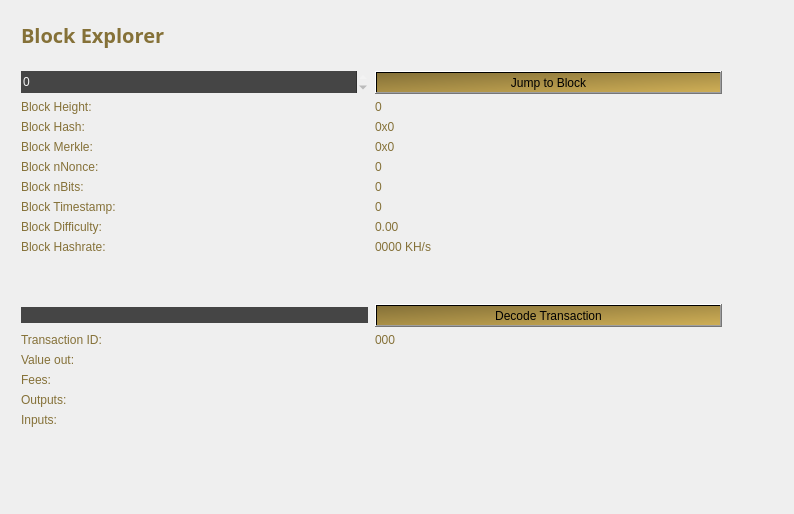
<?xml version="1.0" encoding="UTF-8"?>
<ui version="4.0">
 <class>BlockBrowser</class>
 <widget class="QWidget" name="BlockBrowser">
  <property name="windowModality">
   <enum>Qt::NonModal</enum>
  </property>
  <property name="enabled">
   <bool>true</bool>
  </property>
  <property name="geometry">
   <rect>
    <x>0</x>
    <y>0</y>
    <width>794</width>
    <height>514</height>
   </rect>
  </property>
  <property name="sizePolicy">
   <sizepolicy hsizetype="Preferred" vsizetype="Preferred">
    <horstretch>0</horstretch>
    <verstretch>0</verstretch>
   </sizepolicy>
  </property>
  <property name="minimumSize">
   <size>
    <width>0</width>
    <height>0</height>
   </size>
  </property>
  <property name="acceptDrops">
   <bool>false</bool>
  </property>
  <property name="windowTitle">
   <string>Form</string>
  </property>
  <layout class="QGridLayout">
   <property name="sizeConstraint">
    <enum>QLayout::SetMaximumSize</enum>
   </property>
   <property name="leftMargin">
    <number>21</number>
   </property>
   <property name="topMargin">
    <number>21</number>
   </property>
   <property name="rightMargin">
    <number>10</number>
   </property>
   <item row="1" column="0">
    <widget class="QWidget" name="widget" native="true">
     <widget class="QWidget" name="layoutWidget">
      <property name="geometry">
       <rect>
        <x>0</x>
        <y>0</y>
        <width>699</width>
        <height>27</height>
       </rect>
      </property>
      <layout class="QHBoxLayout" name="horizontalLayout_4">
       <property name="spacing">
        <number>7</number>
       </property>
       <item>
        <widget class="QLabel" name="label_5">
         <property name="font">
          <font>
           <family>OptimusPrinceps</family>
          </font>
         </property>
         <property name="styleSheet">
          <string notr="true">color: rgb(133, 113, 56);</string>
         </property>
         <property name="text">
          <string>&lt;html&gt;&lt;head/&gt;&lt;body&gt;&lt;p&gt;&lt;span style=&quot; font-size:20px; font-weight:600; color: rgb(133, 113, 56);&quot;&gt;Block Explorer &lt;/span&gt;&lt;/p&gt;&lt;/body&gt;&lt;/html&gt;</string>
         </property>
        </widget>
       </item>
       <item>
        <spacer name="horizontalSpacer_2">
         <property name="orientation">
          <enum>Qt::Horizontal</enum>
         </property>
         <property name="sizeHint" stdset="0">
          <size>
           <width>40</width>
           <height>20</height>
          </size>
         </property>
        </spacer>
       </item>
      </layout>
     </widget>
     <widget class="QWidget" name="layoutWidget_2">
      <property name="geometry">
       <rect>
        <x>0</x>
        <y>50</y>
        <width>701</width>
        <height>400</height>
       </rect>
      </property>
      <layout class="QGridLayout" name="gridLayout_3" rowstretch="0,0,0,0,0,0,0,0,0,0,0,0,0,0,0,0,0,0,0" columnstretch="0,0">
       <property name="sizeConstraint">
        <enum>QLayout::SetDefaultConstraint</enum>
       </property>
       <property name="horizontalSpacing">
        <number>7</number>
       </property>
       <item row="18" column="0">
        <spacer name="verticalSpacer">
         <property name="orientation">
          <enum>Qt::Vertical</enum>
         </property>
         <property name="sizeHint" stdset="0">
          <size>
           <width>20</width>
           <height>40</height>
          </size>
         </property>
        </spacer>
       </item>
       <item row="12" column="1">
        <widget class="QPushButton" name="txButton">
         <property name="styleSheet">
          <string notr="true">background-color: qlineargradient(spread:repeat, x1:0, y1:0, x2:1, y2:1, stop:0 rgba(133, 113, 56, 255), stop:1 rgba(206, 174, 86, 255));</string>
         </property>
         <property name="text">
          <string>Decode Transaction</string>
         </property>
        </widget>
       </item>
       <item row="17" column="0">
        <widget class="QLabel" name="inputLabel">
         <property name="styleSheet">
          <string notr="true">color: rgb(133, 113, 56);</string>
         </property>
         <property name="text">
          <string>Inputs:</string>
         </property>
         <property name="alignment">
          <set>Qt::AlignLeading|Qt::AlignLeft|Qt::AlignTop</set>
         </property>
        </widget>
       </item>
       <item row="10" column="1">
        <widget class="QLabel" name="pawBox">
         <property name="styleSheet">
          <string notr="true">color: rgb(133, 113, 56);</string>
         </property>
         <property name="text">
          <string>0000 KH/s</string>
         </property>
        </widget>
       </item>
       <item row="14" column="0">
        <widget class="QLabel" name="valueLabel">
         <property name="styleSheet">
          <string notr="true">color: rgb(133, 113, 56);</string>
         </property>
         <property name="text">
          <string>Value out:</string>
         </property>
        </widget>
       </item>
       <item row="13" column="0">
        <widget class="QLabel" name="txLabel">
         <property name="styleSheet">
          <string notr="true">color: rgb(133, 113, 56);</string>
         </property>
         <property name="text">
          <string>Transaction ID:</string>
         </property>
        </widget>
       </item>
       <item row="9" column="1">
        <widget class="QLabel" name="hardBox">
         <property name="styleSheet">
          <string notr="true">color: rgb(133, 113, 56);</string>
         </property>
         <property name="text">
          <string>0.00</string>
         </property>
        </widget>
       </item>
       <item row="13" column="1">
        <widget class="QLabel" name="txID">
         <property name="styleSheet">
          <string notr="true">color: rgb(133, 113, 56);</string>
         </property>
         <property name="text">
          <string>000</string>
         </property>
        </widget>
       </item>
       <item row="17" column="1">
        <widget class="QLabel" name="inputBox">
         <property name="styleSheet">
          <string notr="true">color: rgb(133, 113, 56);</string>
         </property>
         <property name="text">
          <string/>
         </property>
         <property name="alignment">
          <set>Qt::AlignLeading|Qt::AlignLeft|Qt::AlignTop</set>
         </property>
        </widget>
       </item>
       <item row="14" column="1">
        <widget class="QLabel" name="valueBox">
         <property name="styleSheet">
          <string notr="true">color: rgb(133, 113, 56);</string>
         </property>
         <property name="text">
          <string/>
         </property>
        </widget>
       </item>
       <item row="9" column="0">
        <widget class="QLabel" name="hardLabel">
         <property name="styleSheet">
          <string notr="true">color: rgb(133, 113, 56);</string>
         </property>
         <property name="text">
          <string>Block Difficulty:</string>
         </property>
        </widget>
       </item>
       <item row="1" column="0">
        <widget class="QSpinBox" name="heightBox">
         <property name="sizePolicy">
          <sizepolicy hsizetype="Preferred" vsizetype="Fixed">
           <horstretch>0</horstretch>
           <verstretch>0</verstretch>
          </sizepolicy>
         </property>
         <property name="styleSheet">
          <string notr="true">color: rgb(245, 245, 245);
background-color: rgb(69, 69, 69);</string>
         </property>
         <property name="frame">
          <bool>false</bool>
         </property>
         <property name="maximum">
          <number>99999999</number>
         </property>
        </widget>
       </item>
       <item row="3" column="0">
        <widget class="QLabel" name="heightLabel_2">
         <property name="styleSheet">
          <string notr="true">color: rgb(133, 113, 56);</string>
         </property>
         <property name="text">
          <string>Block Height:</string>
         </property>
        </widget>
       </item>
       <item row="8" column="1">
        <widget class="QLabel" name="timeBox">
         <property name="styleSheet">
          <string notr="true">color: rgb(133, 113, 56);</string>
         </property>
         <property name="text">
          <string>0</string>
         </property>
        </widget>
       </item>
       <item row="1" column="1">
        <widget class="QPushButton" name="blockButton">
         <property name="styleSheet">
          <string notr="true">background-color: qlineargradient(spread:repeat, x1:0, y1:0, x2:1, y2:1, stop:0 rgba(133, 113, 56, 255), stop:1 rgba(206, 174, 86, 255));</string>
         </property>
         <property name="text">
          <string>Jump to Block</string>
         </property>
        </widget>
       </item>
       <item row="5" column="0">
        <widget class="QLabel" name="merkleLabel">
         <property name="styleSheet">
          <string notr="true">color: rgb(133, 113, 56);</string>
         </property>
         <property name="text">
          <string>Block Merkle:</string>
         </property>
        </widget>
       </item>
       <item row="4" column="0">
        <widget class="QLabel" name="hashLabel">
         <property name="styleSheet">
          <string notr="true">color: rgb(133, 113, 56);</string>
         </property>
         <property name="text">
          <string>Block Hash:</string>
         </property>
        </widget>
       </item>
       <item row="15" column="1">
        <widget class="QLabel" name="feesBox">
         <property name="styleSheet">
          <string notr="true">color: rgb(133, 113, 56);</string>
         </property>
         <property name="text">
          <string/>
         </property>
        </widget>
       </item>
       <item row="10" column="0">
        <widget class="QLabel" name="pawLabel">
         <property name="styleSheet">
          <string notr="true">color: rgb(133, 113, 56);</string>
         </property>
         <property name="text">
          <string>Block Hashrate:</string>
         </property>
        </widget>
       </item>
       <item row="3" column="1">
        <widget class="QLabel" name="heightLabel">
         <property name="styleSheet">
          <string notr="true">color: rgb(133, 113, 56);</string>
         </property>
         <property name="text">
          <string>0</string>
         </property>
        </widget>
       </item>
       <item row="15" column="0">
        <widget class="QLabel" name="feesLabel">
         <property name="styleSheet">
          <string notr="true">color: rgb(133, 113, 56);</string>
         </property>
         <property name="text">
          <string>Fees:</string>
         </property>
        </widget>
       </item>
       <item row="7" column="0">
        <widget class="QLabel" name="bitsLabel">
         <property name="styleSheet">
          <string notr="true">color: rgb(133, 113, 56);</string>
         </property>
         <property name="text">
          <string>Block nBits:</string>
         </property>
        </widget>
       </item>
       <item row="7" column="1">
        <widget class="QLabel" name="bitsBox">
         <property name="styleSheet">
          <string notr="true">color: rgb(133, 113, 56);</string>
         </property>
         <property name="text">
          <string>0</string>
         </property>
        </widget>
       </item>
       <item row="5" column="1">
        <widget class="QLabel" name="merkleBox">
         <property name="minimumSize">
          <size>
           <width>187</width>
           <height>0</height>
          </size>
         </property>
         <property name="styleSheet">
          <string notr="true">color: rgb(133, 113, 56);</string>
         </property>
         <property name="text">
          <string>0x0</string>
         </property>
        </widget>
       </item>
       <item row="16" column="0">
        <widget class="QLabel" name="outputLabel">
         <property name="styleSheet">
          <string notr="true">color: rgb(133, 113, 56);</string>
         </property>
         <property name="text">
          <string>Outputs:</string>
         </property>
         <property name="alignment">
          <set>Qt::AlignLeading|Qt::AlignLeft|Qt::AlignTop</set>
         </property>
        </widget>
       </item>
       <item row="16" column="1">
        <widget class="QLabel" name="outputBox">
         <property name="styleSheet">
          <string notr="true">color: rgb(133, 113, 56);</string>
         </property>
         <property name="text">
          <string/>
         </property>
         <property name="alignment">
          <set>Qt::AlignLeading|Qt::AlignLeft|Qt::AlignTop</set>
         </property>
        </widget>
       </item>
       <item row="6" column="0">
        <widget class="QLabel" name="nonceLabel">
         <property name="styleSheet">
          <string notr="true">color: rgb(133, 113, 56);</string>
         </property>
         <property name="text">
          <string>Block nNonce:</string>
         </property>
        </widget>
       </item>
       <item row="6" column="1">
        <widget class="QLabel" name="nonceBox">
         <property name="styleSheet">
          <string notr="true">color: rgb(133, 113, 56);</string>
         </property>
         <property name="text">
          <string>0</string>
         </property>
        </widget>
       </item>
       <item row="8" column="0">
        <widget class="QLabel" name="timeLabel">
         <property name="styleSheet">
          <string notr="true">color: rgb(133, 113, 56);</string>
         </property>
         <property name="text">
          <string>Block Timestamp:</string>
         </property>
        </widget>
       </item>
       <item row="4" column="1">
        <widget class="QLabel" name="hashBox">
         <property name="enabled">
          <bool>true</bool>
         </property>
         <property name="sizePolicy">
          <sizepolicy hsizetype="Preferred" vsizetype="Preferred">
           <horstretch>0</horstretch>
           <verstretch>0</verstretch>
          </sizepolicy>
         </property>
         <property name="minimumSize">
          <size>
           <width>0</width>
           <height>0</height>
          </size>
         </property>
         <property name="styleSheet">
          <string notr="true">color: rgb(133, 113, 56);</string>
         </property>
         <property name="text">
          <string>0x0</string>
         </property>
        </widget>
       </item>
       <item row="12" column="0">
        <widget class="QLineEdit" name="txBox">
         <property name="sizePolicy">
          <sizepolicy hsizetype="Preferred" vsizetype="Fixed">
           <horstretch>0</horstretch>
           <verstretch>0</verstretch>
          </sizepolicy>
         </property>
         <property name="focusPolicy">
          <enum>Qt::ClickFocus</enum>
         </property>
         <property name="toolTip">
          <string notr="true"/>
         </property>
         <property name="toolTipDuration">
          <number>0</number>
         </property>
         <property name="statusTip">
          <string notr="true"/>
         </property>
         <property name="whatsThis">
          <string notr="true"/>
         </property>
         <property name="styleSheet">
          <string notr="true">color: rgb(245, 245, 245);
background-color: rgb(69, 69, 69);</string>
         </property>
         <property name="inputMethodHints">
          <set>Qt::ImhNone</set>
         </property>
         <property name="inputMask">
          <string comment="Transaction id" extracomment="Transaction id"/>
         </property>
         <property name="frame">
          <bool>false</bool>
         </property>
         <property name="placeholderText">
          <string comment="Transaction ID" extracomment="Transaction ID"/>
         </property>
        </widget>
       </item>
       <item row="11" column="0">
        <spacer name="verticalSpacer_2">
         <property name="orientation">
          <enum>Qt::Vertical</enum>
         </property>
         <property name="sizeHint" stdset="0">
          <size>
           <width>20</width>
           <height>40</height>
          </size>
         </property>
        </spacer>
       </item>
      </layout>
     </widget>
    </widget>
   </item>
  </layout>
 </widget>
 <resources/>
 <connections/>
</ui>
